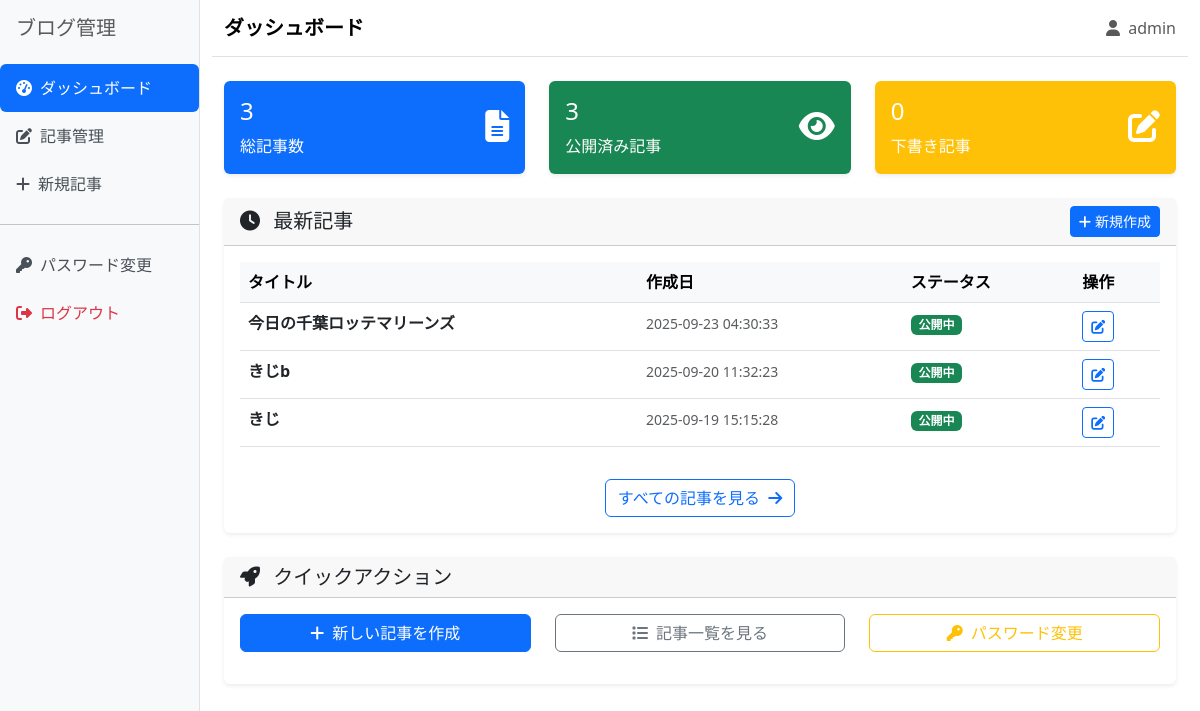
Page /admin (signed in) on the earlier database version.
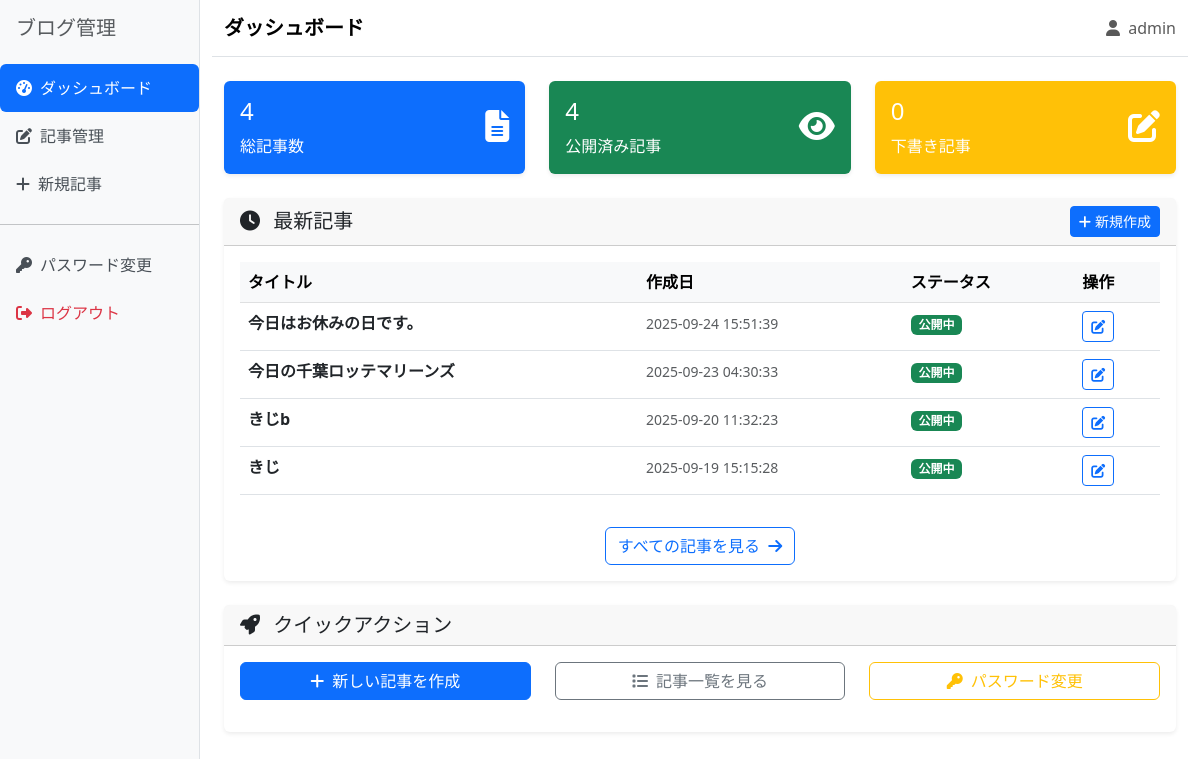
Same page on the later database version.
### app.py (models this page shows, shortened)
class Post(db.Model):
    __tablename__ = 'posts'
    id = db.Column(db.Integer, primary_key=True)
    title = db.Column(db.String(200), nullable=False)
    content = db.Column(db.Text, nullable=False)
    created_at = db.Column(db.DateTime, default=datetime.now)
    updated_at = db.Column(db.DateTime, default=datetime.now, onupdate=datetime.now)
    is_published = db.Column(db.Boolean, default=False)

### app.py (the view)
@app.route('/admin')
@login_required
def admin_dashboard():
    total_posts = Post.query.count()
    published_posts = Post.query.filter_by(is_published=True).count()
    draft_posts = total_posts - published_posts
    recent_posts = Post.query.order_by(Post.created_at.desc()).limit(5).all()
    recent_posts_tuple = [
        (post.id, post.title, post.created_at.strftime('%Y-%m-%d %H:%M:%S'), post.is_published)
        for post in recent_posts
    ]
    return render_template('admin/dashboard.html',
                           total_posts=total_posts,
                           published_posts=published_posts,
                           draft_posts=draft_posts,
                           recent_posts=recent_posts_tuple)

### app.py (called while the page is built)
def login_required(f):
    @wraps(f)
    def decorated_function(*args, **kwargs):
        if 'admin_logged_in' not in session:
            flash('ログインが必要です', 'error')
            return redirect(url_for('login'))
        return f(*args, **kwargs)
    return decorated_function

### templates/admin/dashboard.html (shortened to what the changed rows need)
{% extends "admin/base.html" %}
{% block content %}
<div class="row mb-4">
    <div class="col-md-4">
        <div class="card text-white bg-primary">
            <div class="card-body">
                <div class="d-flex justify-content-between">
                    <div>
                        <h4 class="card-title">{{ total_posts }}</h4>
                        <p class="card-text">総記事数</p>
                    </div>
                </div>
            </div>
        </div>
    </div>
    <div class="col-md-4">
        <div class="card text-white bg-success">
            <div class="card-body">
                <div class="d-flex justify-content-between">
                    <div>
                        <h4 class="card-title">{{ published_posts }}</h4>
                        <p class="card-text">公開済み記事</p>
                    </div>
                </div>
            </div>
        </div>
    </div>
</div>
<div class="row">
    <div class="col-12">
        <div class="card">
            <div class="card-body">
                {% if recent_posts %}
                    <div class="table-responsive">
                        <table class="table table-hover">
                            <thead class="table-light">
                                <tr>
                                    <th>タイトル</th>
                                    <th>作成日</th>
                                    <th>ステータス</th>
                                    <th>操作</th>
                                </tr>
                            </thead>
                            <tbody>
                                {% for post in recent_posts %}
                                <tr>
                                    <td>
                                        <strong>{{ post[1] }}</strong>
                                    </td>
                                    <td>
                                        <small class="text-muted">
                                            {{ post[2] }}
                                        </small>
                                    </td>
                                    <td>
                                        {% if post[3] %}
                                            <span class="badge bg-success">公開中</span>
                                        {% else %}
                                            <span class="badge bg-secondary">下書き</span>
                                        {% endif %}
                                    </td>
                                    <td>
                                        <div class="btn-group btn-group-sm">
                                            <a href="{{ url_for('admin_post_edit', post_id=post[0]) }}"
                                               class="btn btn-outline-primary">
                                                <i class="fas fa-edit"></i>
                                            </a>
                                        </div>
                                    </td>
                                </tr>
                                {% endfor %}
                            </tbody>
                        </table>
                    </div>
                {% endif %}
            </div>
        </div>
    </div>
</div>
{% endblock %}

Differences in the rows shown:
added Post: title "今日はお休みの日です。", post "2025-09-24 15:51:39"
Other differences:
{{ total_posts }}: "3" → "4"
{{ published_posts }}: "3" → "4"
